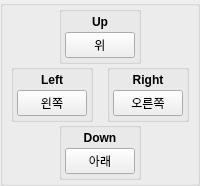
            <widget class="QGroupBox" name="grp_ControlPad">
             <property name="sizePolicy">
              <sizepolicy hsizetype="Fixed" vsizetype="Fixed">
               <horstretch>0</horstretch>
               <verstretch>0</verstretch>
              </sizepolicy>
             </property>
             <property name="title">
              <string/>
             </property>
             <property name="flat">
              <bool>false</bool>
             </property>
             <property name="checkable">
              <bool>false</bool>
             </property>
             <layout class="QVBoxLayout" name="verticalLayout_5">
              <property name="spacing">
               <number>0</number>
              </property>
              <property name="leftMargin">
               <number>3</number>
              </property>
              <property name="topMargin">
               <number>0</number>
              </property>
              <property name="rightMargin">
               <number>3</number>
              </property>
              <property name="bottomMargin">
               <number>3</number>
              </property>
              <item>
               <widget class="QWidget" name="widget_Up" native="true">
                <layout class="QHBoxLayout" name="horizontalLayout_23">
                 <property name="spacing">
                  <number>0</number>
                 </property>
                 <property name="leftMargin">
                  <number>0</number>
                 </property>
                 <property name="topMargin">
                  <number>0</number>
                 </property>
                 <property name="rightMargin">
                  <number>0</number>
                 </property>
                 <property name="bottomMargin">
                  <number>0</number>
                 </property>
                 <item>
                  <spacer name="spacer">
                   <property name="orientation">
                    <enum>Qt::Horizontal</enum>
                   </property>
                   <property name="sizeHint" stdset="0">
                    <size>
                     <width>20</width>
                     <height>20</height>
                    </size>
                   </property>
                  </spacer>
                 </item>
                 <item alignment="Qt::AlignHCenter">
                  <widget class="QGroupBox" name="grp_Up">
                   <property name="title">
                    <string/>
                   </property>
                   <property name="alignment">
                    <set>Qt::AlignCenter</set>
                   </property>
                   <layout class="QVBoxLayout" name="buttonDpadUpVerticalLayout">
                    <property name="spacing">
                     <number>3</number>
                    </property>
                    <property name="leftMargin">
                     <number>3</number>
                    </property>
                    <property name="topMargin">
                     <number>3</number>
                    </property>
                    <property name="rightMargin">
                     <number>3</number>
                    </property>
                    <property name="bottomMargin">
                     <number>3</number>
                    </property>
                    <item>
                     <widget class="QLabel" name="label_10">
                      <property name="text">
                       <string>&lt;html&gt;&lt;head/&gt;&lt;body&gt;&lt;p&gt;&lt;span style=" font-weight:600;"&gt;Up&lt;/span&gt;&lt;/p&gt;&lt;/body&gt;&lt;/html&gt;</string>
                      </property>
                      <property name="alignment">
                       <set>Qt::AlignCenter</set>
                      </property>
                     </widget>
                    </item>
                    <item>
                     <widget class="QPushButton" name="btnKeyUp">
                      <property name="minimumSize">
                       <size>
                        <width>70</width>
                        <height>0</height>
                       </size>
                      </property>
                      <property name="maximumSize">
                       <size>
                        <width>68</width>
                        <height>16777215</height>
                       </size>
                      </property>
                      <property name="styleSheet">
                       <string notr="true">min-width: 68px;</string>
                      </property>
                      <property name="text">
                       <string>위</string>
                      </property>
                     </widget>
                    </item>
                   </layout>
                  </widget>
                 </item>
                 <item>
                  <spacer name="spacer_2">
                   <property name="orientation">
                    <enum>Qt::Horizontal</enum>
                   </property>
                   <property name="sizeHint" stdset="0">
                    <size>
                     <width>20</width>
                     <height>20</height>
                    </size>
                   </property>
                  </spacer>
                 </item>
                </layout>
               </widget>
              </item>
              <item>
               <layout class="QHBoxLayout" name="layout_LeftRight">
                <property name="spacing">
                 <number>3</number>
                </property>
                <item alignment="Qt::AlignHCenter">
                 <widget class="QGroupBox" name="grp_Left">
                  <property name="title">
                   <string/>
                  </property>
                  <property name="alignment">
                   <set>Qt::AlignCenter</set>
                  </property>
                  <layout class="QVBoxLayout" name="buttonDpadLeftVerticalLayout">
                   <property name="spacing">
                    <number>3</number>
                   </property>
                   <property name="leftMargin">
                    <number>3</number>
                   </property>
                   <property name="topMargin">
                    <number>3</number>
                   </property>
                   <property name="rightMargin">
                    <number>3</number>
                   </property>
                   <property name="bottomMargin">
                    <number>3</number>
                   </property>
                   <item>
                    <widget class="QLabel" name="label_11">
                     <property name="text">
                      <string>&lt;html&gt;&lt;head/&gt;&lt;body&gt;&lt;p&gt;&lt;span style=" font-weight:600;"&gt;Left&lt;/span&gt;&lt;/p&gt;&lt;/body&gt;&lt;/html&gt;</string>
                     </property>
                     <property name="alignment">
                      <set>Qt::AlignCenter</set>
                     </property>
                    </widget>
                   </item>
                   <item>
                    <widget class="QPushButton" name="btnKeyLeft">
                     <property name="minimumSize">
                      <size>
                       <width>70</width>
                       <height>0</height>
                      </size>
                     </property>
                     <property name="maximumSize">
                      <size>
                       <width>68</width>
                       <height>16777215</height>
                      </size>
                     </property>
                     <property name="styleSheet">
                      <string notr="true">min-width: 68px;</string>
                     </property>
                     <property name="text">
                      <string>왼쪽</string>
                     </property>
                    </widget>
                   </item>
                  </layout>
                 </widget>
                </item>
                <item alignment="Qt::AlignHCenter">
                 <widget class="QGroupBox" name="grp_Right">
                  <property name="title">
                   <string/>
                  </property>
                  <property name="alignment">
                   <set>Qt::AlignCenter</set>
                  </property>
                  <layout class="QVBoxLayout" name="buttonDpadRightVerticalLayout">
                   <property name="spacing">
                    <number>3</number>
                   </property>
                   <property name="leftMargin">
                    <number>3</number>
                   </property>
                   <property name="topMargin">
                    <number>3</number>
                   </property>
                   <property name="rightMargin">
                    <number>3</number>
                   </property>
                   <property name="bottomMargin">
                    <number>3</number>
                   </property>
                   <item>
                    <widget class="QLabel" name="label_12">
                     <property name="text">
                      <string>&lt;html&gt;&lt;head/&gt;&lt;body&gt;&lt;p&gt;&lt;span style=" font-weight:600;"&gt;Right&lt;/span&gt;&lt;/p&gt;&lt;/body&gt;&lt;/html&gt;</string>
                     </property>
                     <property name="alignment">
                      <set>Qt::AlignCenter</set>
                     </property>
                    </widget>
                   </item>
                   <item>
                    <widget class="QPushButton" name="btnKeyRight">
                     <property name="minimumSize">
                      <size>
                       <width>70</width>
                       <height>0</height>
                      </size>
                     </property>
                     <property name="maximumSize">
                      <size>
                       <width>68</width>
                       <height>16777215</height>
                      </size>
                     </property>
                     <property name="styleSheet">
                      <string notr="true">min-width: 68px;</string>
                     </property>
                     <property name="text">
                      <string>오른쪽</string>
                     </property>
                    </widget>
                   </item>
                  </layout>
                 </widget>
                </item>
               </layout>
              </item>
              <item>
               <widget class="QWidget" name="widget_Down" native="true">
                <layout class="QHBoxLayout" name="horizontalLayout_24">
                 <property name="spacing">
                  <number>0</number>
                 </property>
                 <property name="leftMargin">
                  <number>0</number>
                 </property>
                 <property name="topMargin">
                  <number>0</number>
                 </property>
                 <property name="rightMargin">
                  <number>0</number>
                 </property>
                 <property name="bottomMargin">
                  <number>0</number>
                 </property>
                 <item>
                  <spacer name="spacer_7">
                   <property name="orientation">
                    <enum>Qt::Horizontal</enum>
                   </property>
                   <property name="sizeHint" stdset="0">
                    <size>
                     <width>20</width>
                     <height>20</height>
                    </size>
                   </property>
                  </spacer>
                 </item>
                 <item alignment="Qt::AlignHCenter">
                  <widget class="QGroupBox" name="grp_Down">
                   <property name="title">
                    <string/>
                   </property>
                   <property name="alignment">
                    <set>Qt::AlignCenter</set>
                   </property>
                   <layout class="QVBoxLayout" name="buttonDpadDownVerticalLayout">
                    <property name="spacing">
                     <number>3</number>
                    </property>
                    <property name="leftMargin">
                     <number>3</number>
                    </property>
                    <property name="topMargin">
                     <number>3</number>
                    </property>
                    <property name="rightMargin">
                     <number>3</number>
                    </property>
                    <property name="bottomMargin">
                     <number>3</number>
                    </property>
                    <item>
                     <widget class="QLabel" name="label_14">
                      <property name="text">
                       <string>&lt;html&gt;&lt;head/&gt;&lt;body&gt;&lt;p&gt;&lt;span style=" font-weight:600;"&gt;Down&lt;/span&gt;&lt;/p&gt;&lt;/body&gt;&lt;/html&gt;</string>
                      </property>
                      <property name="alignment">
                       <set>Qt::AlignCenter</set>
                      </property>
                     </widget>
                    </item>
                    <item>
                     <widget class="QPushButton" name="btnKeyDown">
                      <property name="minimumSize">
                       <size>
                        <width>70</width>
                        <height>0</height>
                       </size>
                      </property>
                      <property name="maximumSize">
                       <size>
                        <width>68</width>
                        <height>16777215</height>
                       </size>
                      </property>
                      <property name="styleSheet">
                       <string notr="true">min-width: 68px;</string>
                      </property>
                      <property name="text">
                       <string>아래</string>
                      </property>
                     </widget>
                    </item>
                   </layout>
                  </widget>
                 </item>
                 <item>
                  <spacer name="spacer_8">
                   <property name="orientation">
                    <enum>Qt::Horizontal</enum>
                   </property>
                   <property name="sizeHint" stdset="0">
                    <size>
                     <width>20</width>
                     <height>20</height>
                    </size>
                   </property>
                  </spacer>
                 </item>
                </layout>
               </widget>
              </item>
             </layout>
            </widget>
